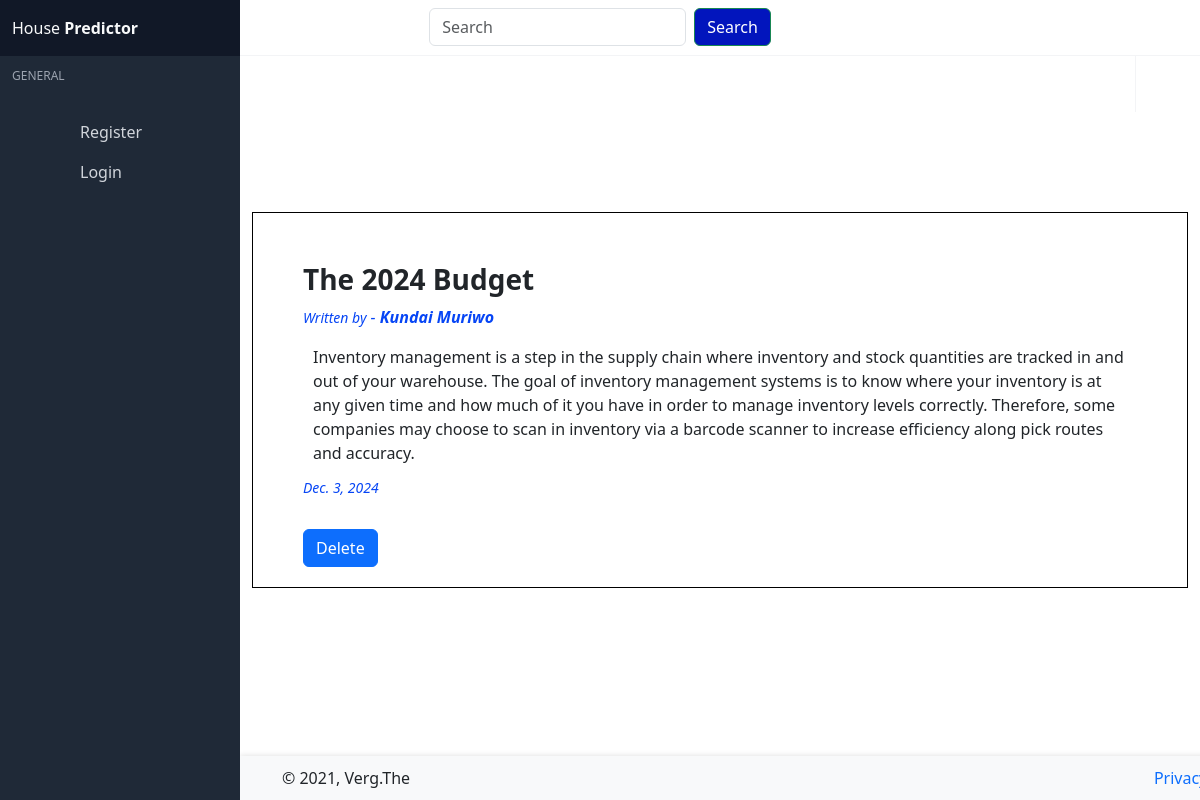
Page /news/5/ on the committed database.
### base/models.py (models this page shows, shortened)
class Blog(models.Model):
    author = models.CharField(max_length=100)
    name = models.CharField(max_length=100)
    content = models.TextField()
    created = models.DateField(default=timezone.now)

### base/views.py (the view)
# urls.py: path('news/<str:pk>/', NewsDetailView.as_view(), name="news-detail"),
class NewsDetailView(DetailView):
    model = Blog
    template_name = 'base/news-detail.html'
    context_object_name = 'news'

### base/templates/base/news-detail.html
{% extends 'base/home.html'%}
{% block content%}
<div class="container" style="height: auto;">
    <div class="blog-detail" style="padding: 50px; margin-top: 50px; overflow: auto; border: 0.5px solid black ;">
        <h3><b>{{news.name}}</b></h3>
        <span>
            <i><p><small>Written by</small> - <b>{{news.author}}</b></p></i>
        </span>
        <p style="line-height: 1.5; margin: 10px;">{{news.content}}</p>
        <span>
            <i><small>{{news.created}}</small></i>
        </span>
        <div class="dlt-button" style="margin-top: 30px; margin-bottom: -30px;">
            <a href="{% url 'news-delete' news.id %}" class="btn btn-primary">Delete</a>
        </div>
    </div>
</div>
{% endblock%}

### base/static/base/css/main.css (style rules this page uses)
*,::after,::before { box-sizing:border-box }
html { -moz-tab-size:4;-o-tab-size:4;tab-size:4 }
html { line-height:1.15;-webkit-text-size-adjust:100% }
body { margin:0 }
body { font-family:system-ui,-apple-system,'Segoe UI',Roboto,Helvetica,Arial,sans-serif,'Apple Color Emoji','Segoe UI Emoji' }
b,strong { font-weight:bolder }
small { font-size:80% }
blockquote,dd,dl,figure,h1,h2,h3,h4,h5,h6,hr,p,pre { margin:0 }
html { font-family:ui-sans-serif,system-ui,-apple-system,BlinkMacSystemFont,"Segoe UI",Roboto,"Helvetica Neue",Arial,"Noto Sans",sans-serif,"Apple Color Emoji","Segoe UI Emoji","Segoe UI Symbol","Noto Color Emoji";line-height:1.5 }
body { font-family:inherit;line-height:inherit }
*,::after,::before { box-sizing:border-box;border-width:0;border-style:solid;border-color:#e5e7eb }
h1,h2,h3,h4,h5,h6 { font-size:inherit;font-weight:inherit }
a { color:inherit;text-decoration:inherit }
* { --tw-shadow:0 0 #0000 }
* { --tw-ring-inset:var(--tw-empty, );--tw-ring-offset-width:0px;--tw-ring-offset-color:#fff;--tw-ring-color:rgba(59, 130, 246, 0.5);--tw-ring-offset-shadow:0 0 #0000;--tw-ring-shadow:0 0 #0000 }
body { --tw-bg-opacity:1;background-color:rgba(249,250,251,var(--tw-bg-opacity));font-size:1rem;line-height:1.5rem;padding-top:3.5rem }
@media (min-width:1024px) { body { padding-left:15rem } }

### base/static/base/css/index.css (style rules this page uses)
.blog-detail span { color: rgb(6, 69, 245); font-style: italic; font-size: 1rem; }
.blog-detail p { text-align: left; }

### rows in the picture
Blog: name "The 2024 Budget", author "Kundai Muriwo", content "Inventory management is a step in the supply chain where inventory and stock quantities are tracked in and out of your warehouse. The goal of inventory management systems is to know where your inventory is at any given time and how much of it you have in order to manage inventory levels correctly. Therefore, some companies may choose to scan in inventory via a barcode scanner to increase efficiency along pick routes and accuracy.", created "Dec. 3, 2024"
